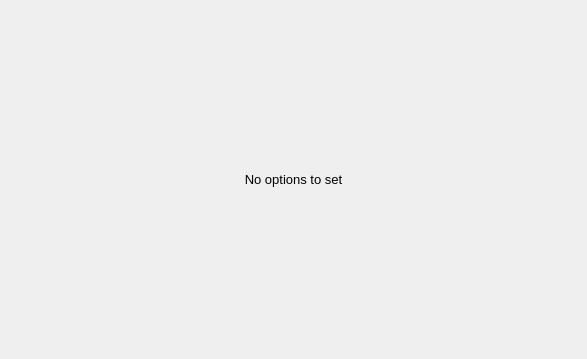
<?xml version="1.0" encoding="UTF-8"?>
<ui version="4.0">
 <class>EscGadgetOptionsPage</class>
 <widget class="QWidget" name="EscGadgetOptionsPage">
  <property name="geometry">
   <rect>
    <x>0</x>
    <y>0</y>
    <width>587</width>
    <height>359</height>
   </rect>
  </property>
  <property name="sizePolicy">
   <sizepolicy hsizetype="Expanding" vsizetype="Expanding">
    <horstretch>0</horstretch>
    <verstretch>0</verstretch>
   </sizepolicy>
  </property>
  <property name="windowTitle">
   <string>Form</string>
  </property>
  <layout class="QGridLayout" name="gridLayout">
   <property name="margin">
    <number>0</number>
   </property>
   <item row="0" column="0">
    <widget class="QWidget" name="widget" native="true">
     <layout class="QVBoxLayout" name="verticalLayout_4">
      <item>
       <widget class="QLabel" name="label">
        <property name="font">
         <font>
          <pointsize>10</pointsize>
         </font>
        </property>
        <property name="text">
         <string>No options to set</string>
        </property>
        <property name="alignment">
         <set>Qt::AlignCenter</set>
        </property>
       </widget>
      </item>
     </layout>
    </widget>
   </item>
  </layout>
 </widget>
 <resources/>
 <connections/>
</ui>
